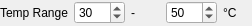
<?xml version="1.0" encoding="UTF-8"?>
<ui version="4.0">
 <class>TempRange</class>
 <widget class="QWidget" name="TempRange">
  <property name="geometry">
   <rect>
    <x>0</x>
    <y>0</y>
    <width>252</width>
    <height>26</height>
   </rect>
  </property>
  <property name="windowTitle">
   <string>Form</string>
  </property>
  <layout class="QHBoxLayout" name="horizontalLayout">
   <property name="leftMargin">
    <number>0</number>
   </property>
   <property name="topMargin">
    <number>0</number>
   </property>
   <property name="rightMargin">
    <number>0</number>
   </property>
   <property name="bottomMargin">
    <number>0</number>
   </property>
   <item>
    <widget class="QLabel" name="label_2">
     <property name="enabled">
      <bool>true</bool>
     </property>
     <property name="text">
      <string>Temp Range</string>
     </property>
    </widget>
   </item>
   <item>
    <widget class="QSpinBox" name="minTempSpinBox">
     <property name="minimum">
      <number>-100</number>
     </property>
     <property name="maximum">
      <number>200</number>
     </property>
     <property name="value">
      <number>30</number>
     </property>
    </widget>
   </item>
   <item>
    <widget class="QLabel" name="label_3">
     <property name="text">
      <string>-</string>
     </property>
    </widget>
   </item>
   <item>
    <widget class="QSpinBox" name="maxTempSpinBox">
     <property name="minimum">
      <number>-100</number>
     </property>
     <property name="maximum">
      <number>200</number>
     </property>
     <property name="value">
      <number>50</number>
     </property>
    </widget>
   </item>
   <item>
    <widget class="QLabel" name="label_4">
     <property name="text">
      <string>°C</string>
     </property>
    </widget>
   </item>
  </layout>
 </widget>
 <resources/>
 <connections/>
</ui>
